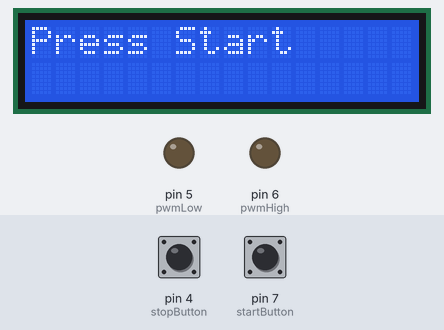
Bench run of a sketch on a simulated Arduino Uno, built with avr-gcc and run on an emulated ATmega328P. Parts: 16×2 character LCD, output pins drawn as LEDs (lit = HIGH). The test bench sets the inputs (shaded band); at power-on: pin 7 (startButton) HIGH, pin 4 (stopButton) HIGH.

Above: at 4.2 s.
4.3 s: pin 7 (startButton) pulled LOW for 0.15 s
At 4.9 s:
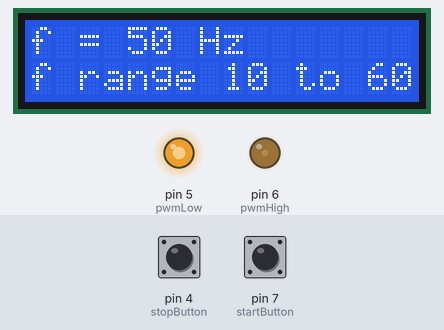
5.0 s: pin 4 (stopButton) pulled LOW for 0.15 s
At 6.1 s:
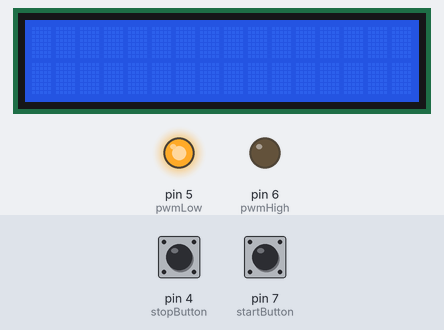
6.6 s: pin 7 (startButton) pulled LOW for 1 s
At 7.55 s:
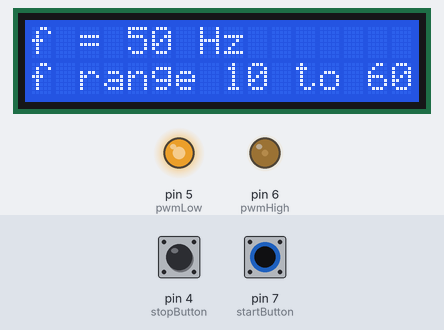
8.2 s: pin 4 (stopButton) pulled LOW for 1 s
At 9.6 s:
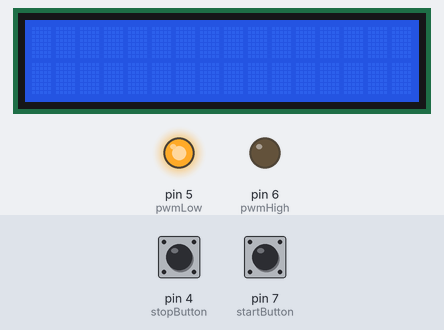
Timing chart, 0 to 11.2 s (numbered marks = the images above; inputs shaded):
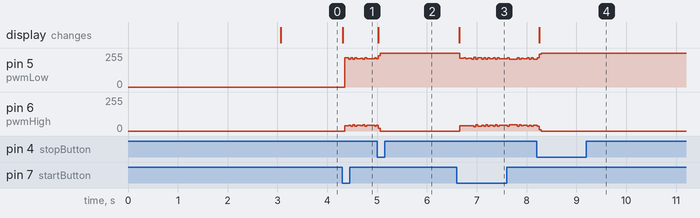

Measured:
- after the input at 5.0 s, the display: changes at once (image 2)
- after the input at 8.2 s, the display: changes after 0.06 s (image 4)

The sketch:

sketch_may12b.ino
```cpp
#include <LiquidCrystal.h>

const int increaseButton = 2;  // Pin connected to increase frequency button (Active-LOW)
const int decreaseButton = 3;  // Pin connected to decrease frequency button (Active-LOW)
const int stopButton = 4;      // Pin connected to stop button (Active-LOW)
const int startButton = 7;     // Pin connected to start button (Active-LOW)

const int pwmHigh = 6;  // PWM High side output pin for VFD control
const int pwmLow = 5;   // PWM Low side output pin for VFD control
const int lcdRS = 13, lcdEn = 12, lcdD4 = 11, lcdD5 = 10, lcdD6 = 9, lcdD7 = 8;

LiquidCrystal lcd(lcdRS, lcdEn, lcdD4, lcdD5, lcdD6, lcdD7);  // Initialize LCD

const int frequencyMin = 10;
const int frequencyMax = 60;
int frequency = 50;

volatile bool increaseFlag = false;
volatile bool decreaseFlag = false;

// Define the variables for triangle wave generation
volatile int triangleValue = 0;
volatile int increment = 1;

// Setup timer
void setupTimer() {
  // Set timer1 interrupt at 15kHz
  TCCR1A = 0;
  TCCR1B = 0;
  TCNT1 = 0;
  OCR1A = 1000;  // Set compare match register for 15kHz
  TCCR1B |= (1 << WGM12);  // CTC mode
  TCCR1B |= (1 << CS10);   // No prescaler
  TIMSK1 |= (1 << OCIE1A); // Enable timer compare interrupt
}

                                                                                                                                                                                                                                                                                                                                                                                                                                                                                                                                                                                                                                                                                                                                                                                                                                                                                                                                                                                                                                                                                                                                                                                                                                                                                                                                                                                                                                                                                                                                                                                                                                                                                                                                                                                                                                                                                                                                                                                                                                                                                                                                                                                                                                                                                                                                                                                                                                                                                                                                                                                                                                                                                                                                                                                                                                                                               // Timer1 compare match ISR
ISR(TIMER1_COMPA_vect) {

  // Increment or decrement triangle value
  if (triangleValue >= 255) {
    increment = -1;
  } else if (triangleValue <= 0) {
    increment = 1;
  }
  triangleValue += increment;
}

void setup() {
  lcd.begin(16, 2);
  lcd.print("Hello World!");
  delay(3000);
  lcd.clear();
  lcd.print("Press Start");
  pinMode(startButton, INPUT_PULLUP);
  pinMode(stopButton, INPUT_PULLUP);
  pinMode(increaseButton, INPUT_PULLUP);
  pinMode(decreaseButton, INPUT_PULLUP);
  // Setup timer interrupt
  setupTimer();

  TCCR0B = TCCR0B & B11111000 | B00000001;

  // Enable global interrupts
  sei();
}

void loop() {
  static bool started = false;
  static bool stopped = false;
  static int prevFrequency = frequency;

  if (digitalRead(startButton) == LOW && !started) {
    started = true;
    stopped = false;
    lcd.clear();
    lcd.print("f = " + String(frequency) + " Hz");
    lcd.setCursor(0, 1);
    lcd.print("f range 10 to 60 Hz");
  }

  if (started) {

  updatePWM(frequency);

    if (digitalRead(stopButton) == LOW) {
      stopped = true;
      started = false;
      lcd.clear();
      frequency = 50;
      while (digitalRead(stopButton) == LOW);
    }

    if (frequency != prevFrequency) {
      lcd.setCursor(0, 0);
      lcd.print("f = " + String(frequency) + " Hz");
      prevFrequency = frequency;
    }
  }
}

void updatePWM(int frequency) {
  int highDutyCycle = 0;
  int lowDutyCycle = 0;
  int amplitude = 128;  // Adjust this for desired output range (0-255)
  for (int i = 0; i < 256; i++) {
    // Calculate sine wave value (0 to peak-to-peak amplitude)
    float sineValue = amplitude * sin(2 * PI * frequency * i / 256.0);

    // Compare sine and triangle wave values for PWM output
    if (sineValue > triangleValue) {
      highDutyCycle = 255;
      lowDutyCycle = 0;
    } else {
      highDutyCycle = 0;
      lowDutyCycle = 255;
    }

    analogWrite(pwmHigh, highDutyCycle);
    analogWrite(pwmLow, lowDutyCycle);
  }
}

void increaseISR() {
if (frequency < frequencyMax) {
      frequency++;
    }
}

void decreaseISR() {
if (frequency > frequencyMin) {
        frequency--;
      }
}
```
